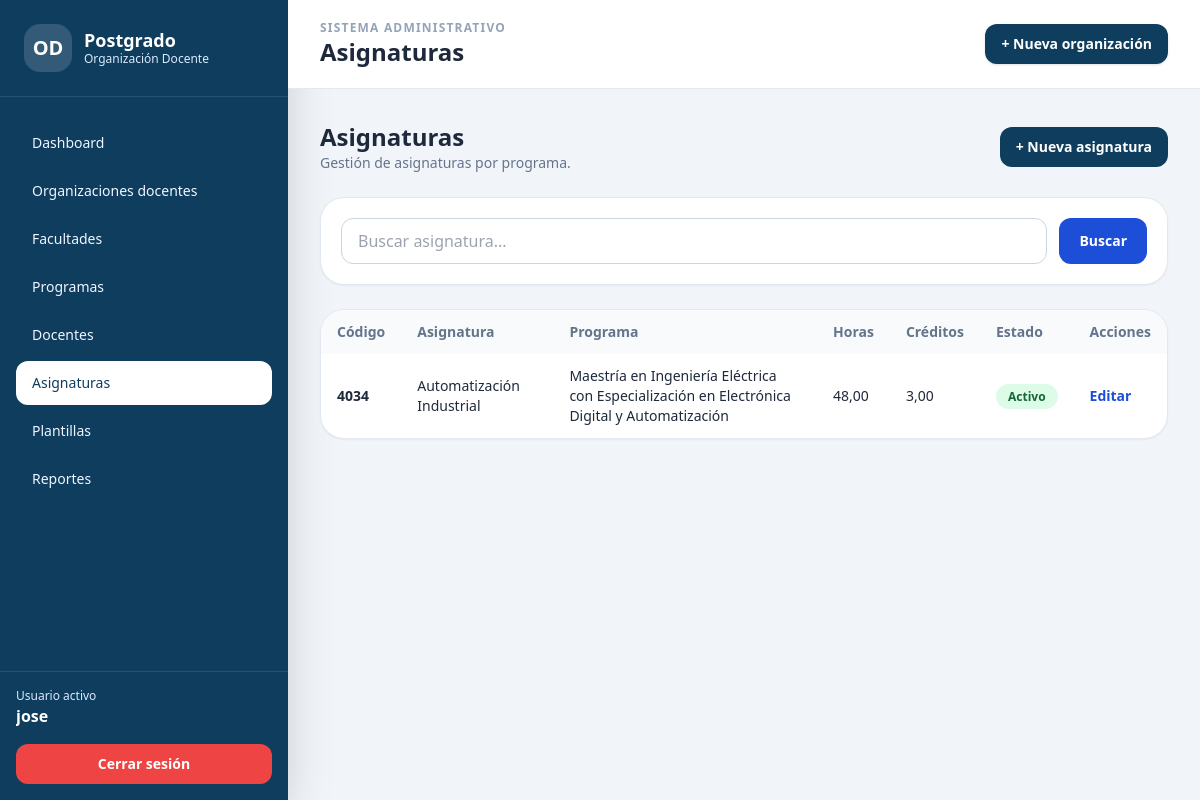
The app's page /asignaturas/ (signed in), older data.
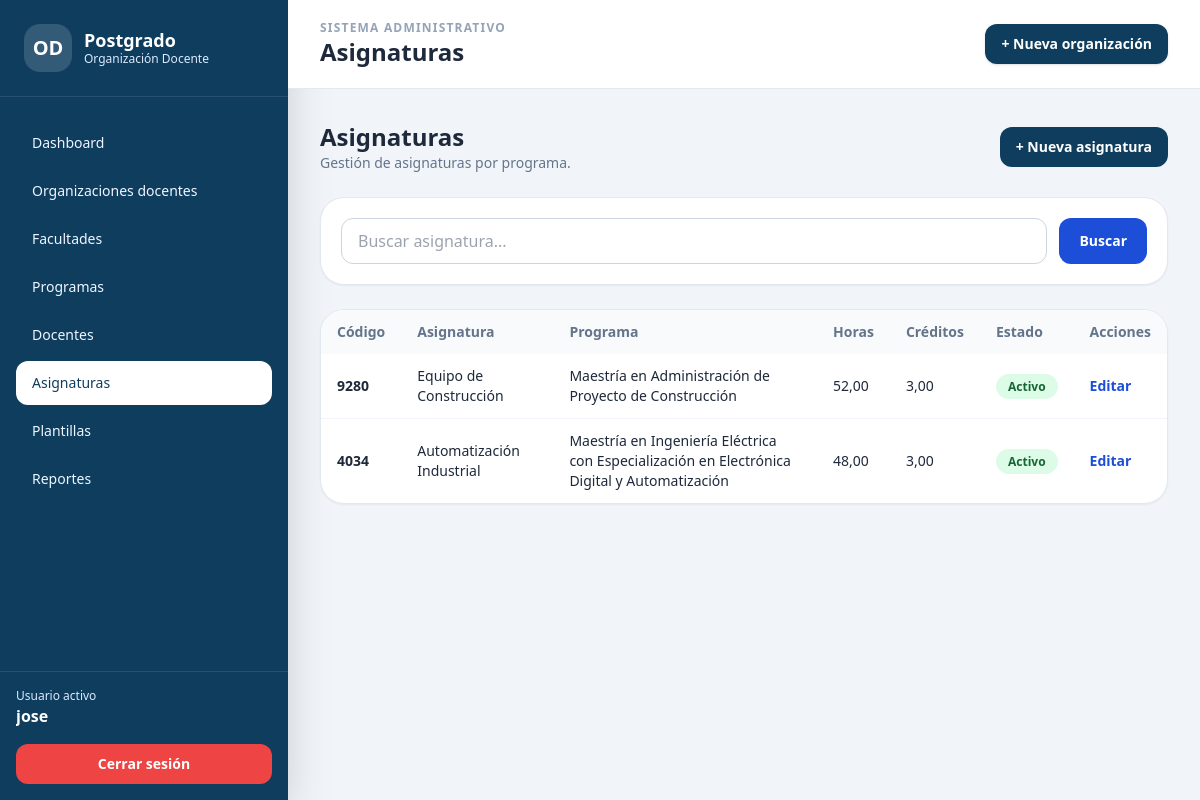
The same page, newer data.
### organizacion_docente/models.py (models this page shows, shortened)
class ModeloBase(models.Model):
    creado_en = models.DateTimeField(auto_now_add=True)
    actualizado_en = models.DateTimeField(auto_now=True)
    class Meta:
        abstract = True

class Asignatura(ModeloBase):
    programa = models.ForeignKey(
        ProgramaPostgrado,
        on_delete=models.PROTECT,
        related_name="asignaturas",
        verbose_name="Programa de postgrado"
    )
    nombre = models.CharField(
        max_length=255,
        verbose_name="Nombre de la asignatura"
    )
    codigo_asignatura = models.CharField(
        max_length=50,
        verbose_name="Código de asignatura"
    )
    codigo_horario = models.CharField(
        max_length=50,
        blank=True,
        null=True,
        verbose_name="Código de horario"
    )
    total_horas = models.DecimalField(
        max_digits=8,
        decimal_places=2,
        default=Decimal("0.00"),
        verbose_name="Total de horas"
    )
    total_creditos = models.DecimalField(
        max_digits=6,
        decimal_places=2,
        default=Decimal("0.00"),
        verbose_name="Total de créditos"
    )
    total_laboratorio = models.DecimalField(
        max_digits=8,
        decimal_places=2,
        default=Decimal("0.00"),
        verbose_name="Total de laboratorio"
    )
    activo = models.BooleanField(
        default=True,
        verbose_name="Activo"
    )
    class Meta:
        verbose_name = "Asignatura"
        verbose_name_plural = "Asignaturas"
        ordering = ["programa__nombre", "nombre"]
        constraints = [
            models.UniqueConstraint(
                fields=["programa", "codigo_asignatura"],
                name="codigo_asignatura_unico_por_programa"
            )
        ]

class ProgramaPostgrado(ModeloBase):
    facultad = models.ForeignKey(
        Facultad,
        on_delete=models.PROTECT,
        related_name="programas",
        verbose_name="Facultad"
    )
    nombre = models.CharField(
        max_length=255,
        verbose_name="Nombre del programa"
    )
    codigo = models.CharField(
        max_length=50,
        blank=True,
        null=True,
        verbose_name="Código del programa"
    )
    activo = models.BooleanField(
        default=True,
        verbose_name="Activo"
    )
    class Meta:
        verbose_name = "Programa de Postgrado"
        verbose_name_plural = "Programas de Postgrado"
        ordering = ["facultad__nombre", "nombre"]
        constraints = [
            models.UniqueConstraint(
                fields=["facultad", "nombre"],
                name="programa_unico_por_facultad"
            )
        ]

### organizacion_docente/views.py (the view, shortened to what this page needs)
@login_required
def asignatura_listado(request):
    asignaturas = Asignatura.objects.select_related(
        "programa",
        "programa__facultad",
    ).order_by("programa__nombre", "nombre")
    q = request.GET.get("q")
    page_obj = paginar_queryset(request, asignaturas, cantidad=15)
    context = {
        "titulo": "Asignaturas",
        "asignaturas": page_obj,
        "page_obj": page_obj,
        "q": q,
    }
    return render(
        request,
        "organizacion_docente/asignatura_list.html",
        context
    )

### organizacion_docente/views.py (called while the page is built)
def paginar_queryset(request, queryset, cantidad=15):
    paginator = Paginator(queryset, cantidad)
    numero_pagina = request.GET.get("page")
    return paginator.get_page(numero_pagina)

### templates/organizacion_docente/asignatura_list.html (shortened to what this page needs)
{% extends "base.html" %}
{% block header %}Asignaturas{% endblock %}
{% block content %}
<div class="flex items-center justify-between mb-6">
    <div>
        <h3 class="text-2xl font-black text-slate-800">Asignaturas</h3>
        <p class="text-sm text-slate-500">Gestión de asignaturas por programa.</p>
    </div>
    <a href="{% url 'asignatura_crear' %}" class="rounded-xl bg-[#0f3d5e] px-4 py-2.5 text-sm font-bold text-white hover:bg-[#115b83]">
        + Nueva asignatura
    </a>
</div>
<div class="bg-white rounded-3xl border border-slate-200 shadow-sm p-5 mb-6">
    <form method="get" class="flex gap-3">
        <input type="text" name="q" value="{{ q|default:'' }}" placeholder="Buscar asignatura..."
               class="w-full rounded-xl border border-slate-300 px-4 py-2.5 focus:ring-2 focus:ring-blue-200">
        <button class="rounded-xl bg-blue-700 px-5 py-2.5 text-sm font-bold text-white">Buscar</button>
    </form>
</div>
<div class="bg-white rounded-3xl border border-slate-200 shadow-sm overflow-hidden">
    <table class="min-w-full text-sm">
        <thead class="bg-slate-50 text-left text-slate-500">
            <tr>
                <th class="px-4 py-3">Código</th>
                <th class="px-4 py-3">Asignatura</th>
                <th class="px-4 py-3">Programa</th>
                <th class="px-4 py-3">Horas</th>
                <th class="px-4 py-3">Créditos</th>
                <th class="px-4 py-3">Estado</th>
                <th class="px-4 py-3">Acciones</th>
            </tr>
        </thead>
        <tbody class="divide-y divide-slate-100">
            {% for item in asignaturas %}
                <tr>
                    <td class="px-4 py-3 font-bold">{{ item.codigo_asignatura }}</td>
                    <td class="px-4 py-3">{{ item.nombre }}</td>
                    <td class="px-4 py-3">{{ item.programa.nombre }}</td>
                    <td class="px-4 py-3">{{ item.total_horas }}</td>
                    <td class="px-4 py-3">{{ item.total_creditos }}</td>
                    <td class="px-4 py-3">
                        {% if item.activo %}
                            <span class="rounded-full bg-green-100 text-green-800 px-3 py-1 text-xs font-bold">Activo</span>
                        {% else %}
                            <span class="rounded-full bg-red-100 text-red-800 px-3 py-1 text-xs font-bold">Inactivo</span>
                        {% endif %}
                    </td>
                    <td class="px-4 py-3">
                        <a href="{% url 'asignatura_editar' item.pk %}" class="font-bold text-blue-700 hover:underline">Editar</a>
                    </td>
                </tr>
            {% empty %}
                <tr>
                    <td colspan="7" class="px-4 py-8 text-center text-slate-500">No hay asignaturas registradas.</td>
                </tr>
            {% endfor %}
        </tbody>
    </table>
</div>
{% endblock %}

Row changes from the older to the newer data that the page shows:
added Asignatura: codigo_asignatura "9280", nombre "Equipo de Construcción", programa.nombre "Maestría en Administración de Proyecto de Construcción", total_horas "52,00", total_creditos "3,00", activo "Activo"
